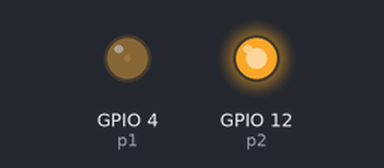
Recording of a program running on a simulated Raspberry Pi (BCM pin numbers). Parts: output pins drawn as LEDs (lit = HIGH).

Above: at 0.05 s.
At 0.5 s:
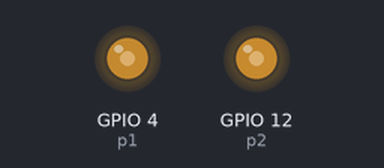
At 0.75 s:
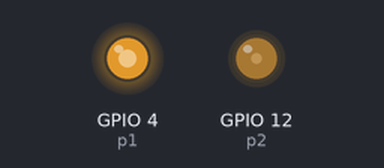
At 1.0 s:
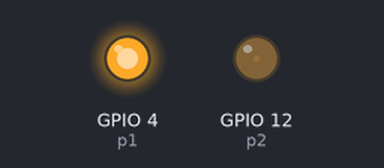
Timing chart, 0 to 3.0 s (numbered marks = the images above):
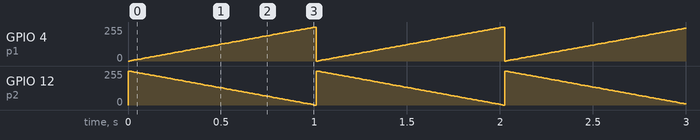

The program:

PWM_2.py
```python
import RPi.GPIO as GPIO
import time

GPIO.setmode(GPIO.BCM)
GPIO.setwarnings(False)
GPIO.setup(4, GPIO.OUT)
GPIO.setup(12, GPIO.OUT)

p1 = GPIO.PWM(4, 50)
p2 = GPIO.PWM(12, 50)

p1.start(0)
p2.start(0)

while True:
    for i in range(100+1):
        p1.ChangeDutyCycle(i)
        p2.ChangeDutyCycle(100-i)
        time.sleep(0.01)
```

Measured:
- by itself, GPIO 4 (p1): ramps from 0/255 to 255/255 and jumps back, once every 1.0 s
- by itself, GPIO 12 (p2): ramps from 255/255 to 0/255 and jumps back, once every 1.0 s
